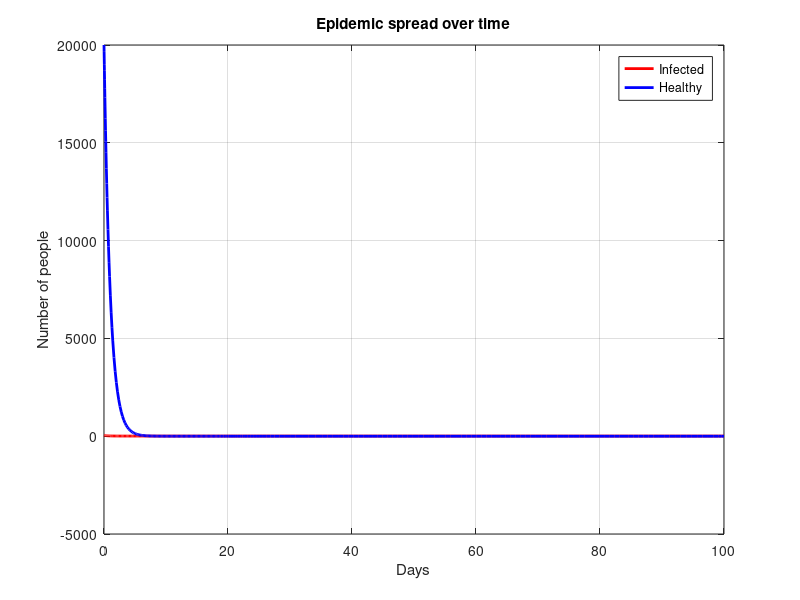

Write MATLAB code to recreate this figure.
function main
    x0 = 50;
    y0 = 20000;
    tspan = [0 100];
    [t, Z] = ode45(@rate_func, tspan, [x0 y0]);
    [max_cases, max_day_idx] = max(Z(:, 1));
    max_day = t(max_day_idx);
    fprintf('Maximum number of cases: %d\n', max_cases);
    fprintf('Day with max cases: %d\n', max_day);

    figure
    plot(t, Z(:, 1), 'r', 'LineWidth', 2)
    hold on
    plot(t, Z(:, 2), 'b', 'LineWidth', 2)
    legend('Infected', 'Healthy')
    xlabel('Days')
    ylabel('Number of people')
    title('Epidemic spread over time')
    grid on
end

function dZdt = rate_func(t, Z)
    k = 0.0001;
    x = Z(1);
    y = Z(2);
    dxdt = -k *x * y;
    dydt = k * x * y - y;
    dZdt = [dxdt; dydt];
end